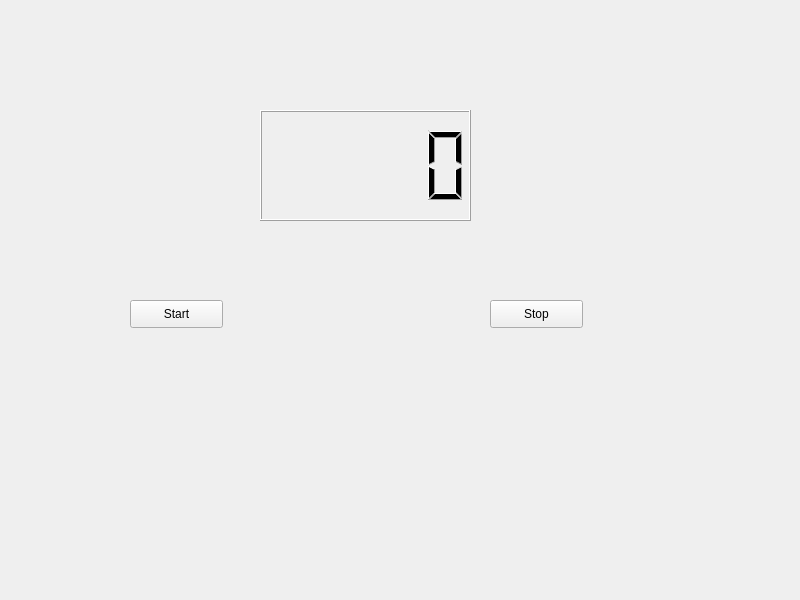
<?xml version="1.0" encoding="UTF-8"?>
<ui version="4.0">
 <class>MyWidget</class>
 <widget class="QWidget" name="MyWidget">
  <property name="geometry">
   <rect>
    <x>0</x>
    <y>0</y>
    <width>800</width>
    <height>600</height>
   </rect>
  </property>
  <property name="windowTitle">
   <string>MyWidget</string>
  </property>
  <widget class="QLCDNumber" name="lcdNumber">
   <property name="geometry">
    <rect>
     <x>260</x>
     <y>110</y>
     <width>211</width>
     <height>111</height>
    </rect>
   </property>
  </widget>
  <widget class="QPushButton" name="buttonStart">
   <property name="geometry">
    <rect>
     <x>130</x>
     <y>300</y>
     <width>93</width>
     <height>28</height>
    </rect>
   </property>
   <property name="text">
    <string>Start</string>
   </property>
  </widget>
  <widget class="QPushButton" name="buttonStop">
   <property name="geometry">
    <rect>
     <x>490</x>
     <y>300</y>
     <width>93</width>
     <height>28</height>
    </rect>
   </property>
   <property name="text">
    <string>Stop</string>
   </property>
  </widget>
 </widget>
 <resources/>
 <connections/>
</ui>
